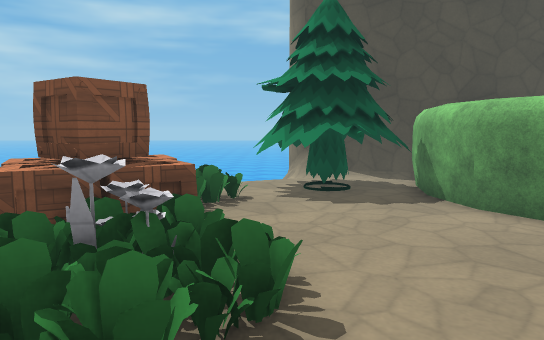
view 1 (above)

16 first-person views from a walk through a Godot game level. The camera is 1.5 m above the floor, tilts 6° down and sees 70° across. The floor is counted in squares, 1 m on a side. Each view is taken from the middle of a square. On the plan, view 1 faces up. The plan holds only what a view shows up to about 17 squares ahead; the rest is blank. The place goes on beyond the plan. Characters and animated objects are left out. Some surface patterns are stand-ins.

view 2
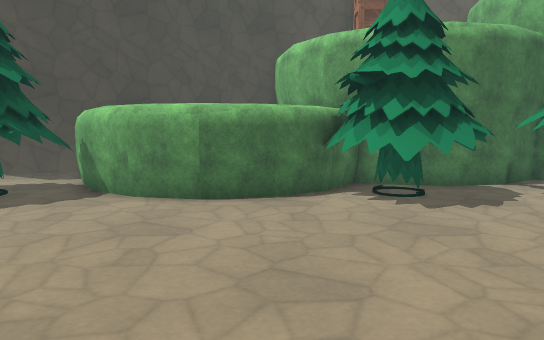

view 3
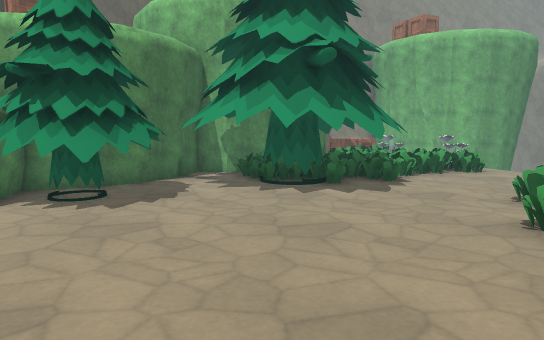

view 4
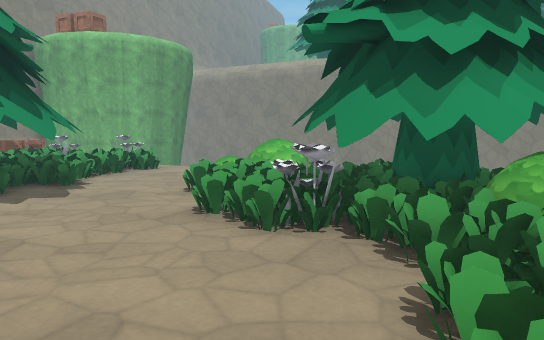

view 5
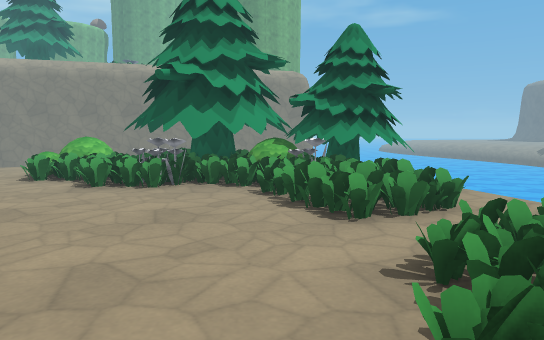

view 6
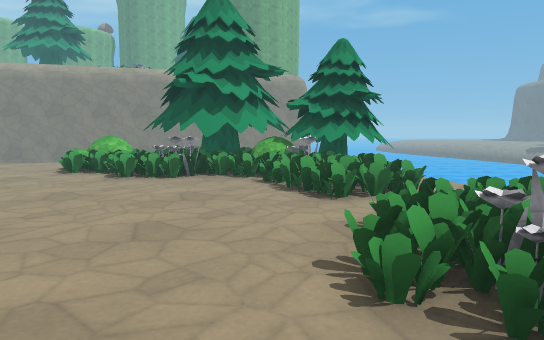

view 7
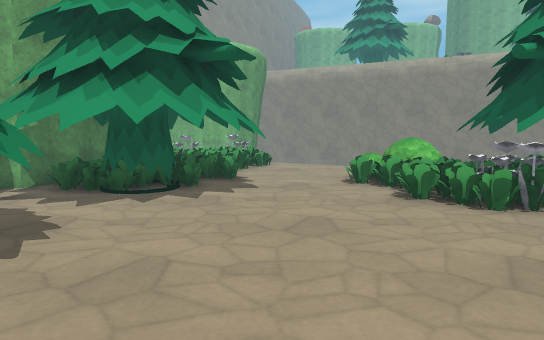

view 8
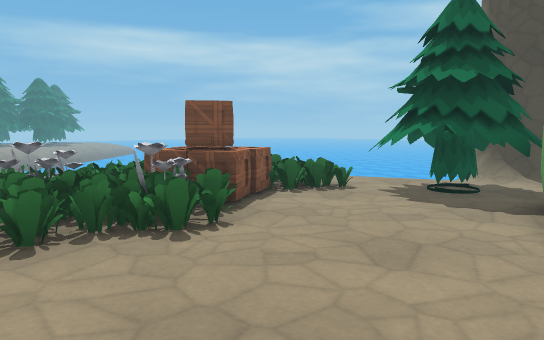

view 9
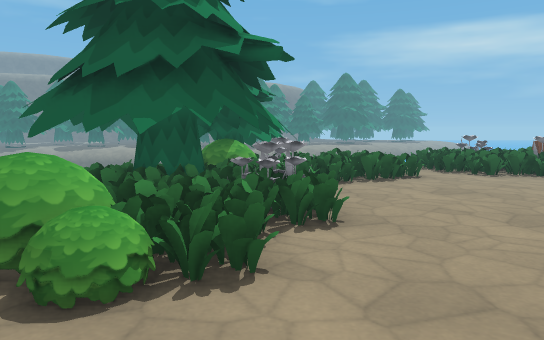

view 10
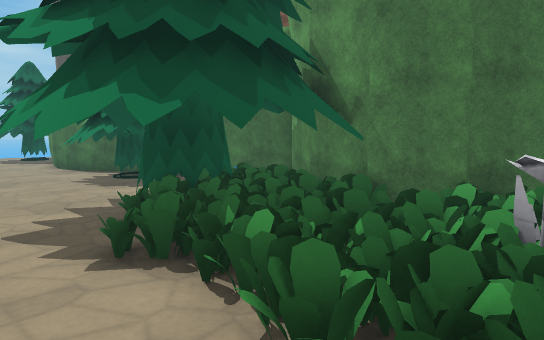

view 11
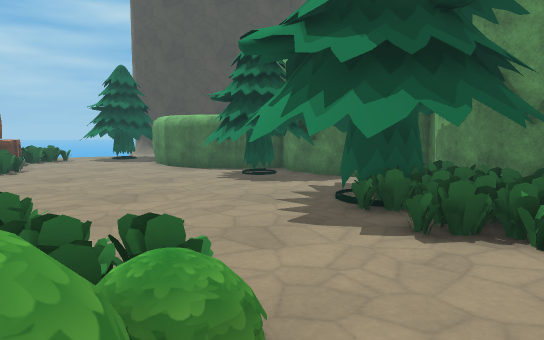

view 12
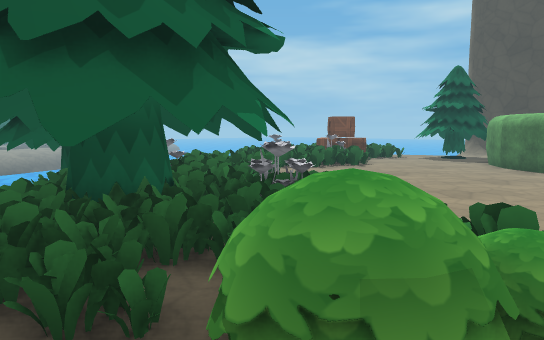

view 13
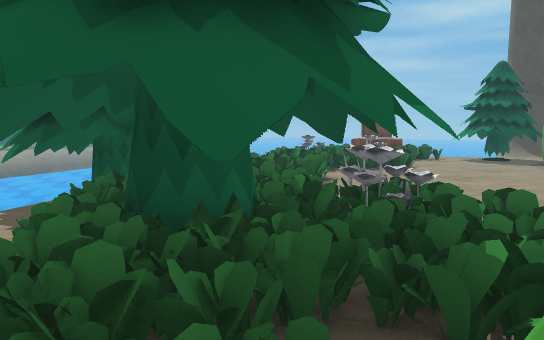

view 14
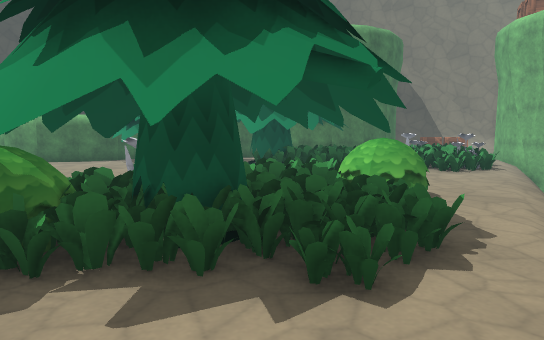

view 15
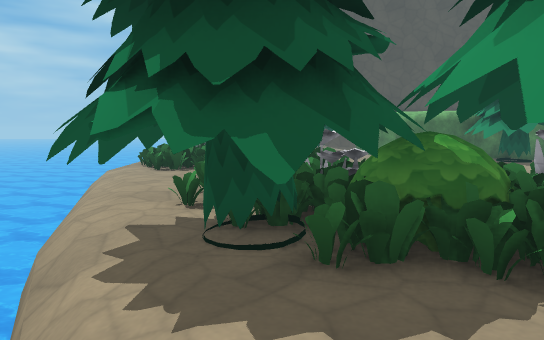

view 16
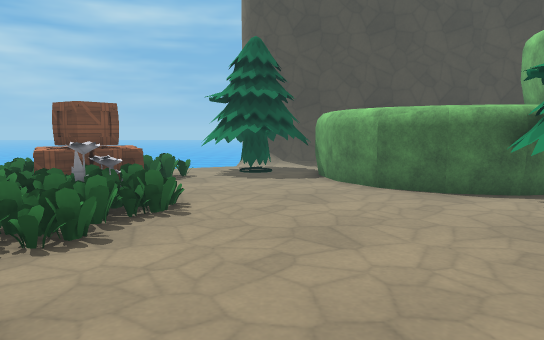

### Floor plan
Key: @ floor where view 1 was taken; # wall or solid block; x gap in a wall; . main floor; : floor 0.25 m higher than the main floor; - floor 0.25 m lower than the main floor; _ floor 0.5 m lower than the main floor; / step, stairs or slope; = window, fence, low wall or low ledge; ≈ water the walk keeps out of; v drop or lower ground; T tree; O other object.
Columns run from 5 left of view 1 to 17 right of it. Each row starts with its distance up from view 1.
 11      TTTT
 10      TTTT#
  9  =#=#TTTT#
  8 =====.TT.#
  7 = ##=....#
  6 =#OOO....##
  5  OOOO.....##T#TT
  4 ==O#O=......TTTT
  3 OO=OO=......TTTTT
  2 =OO==.......TTT  ###
  1 ==#===....... TTT..#
  0 =====@........T..==#
 -1  .#==........TT.T#=#
 -2  ..===.......TT.##=##
 -3  .=====.......T.==#####
 -4  .#====.......TTT###=O
 -5 v.#TT#=#T#==....TT#=#O
 -6 ≈-TTTT#T###=x=....::OO
 -7 ≈_TT#TOO=##T.x....=====
 -8  ≈TTT#O#####OOO...=#OO=
 -9   TTTT##T##TOO......=
-10    /..T===##OO.....//
-11        TT=T....///_
-12     /  .....//
-13      /

Where each view was taken, in squares from view 1:
view 1: 0 up, 0 right, facing up
view 2: 1 down, 0 right, facing up-right
view 3: 1 down, 0 right, facing right
view 4: 1 down, 0 right, facing down-right
view 5: 5 up, 1 right, facing down
view 6: 7 up, 1 right, facing down
view 7: 3 up, 2 right, facing down-right
view 8: 0 up, 5 right, facing up-left
view 9: 6 down, 12 right, facing left
view 10: 9 down, 13 right, facing up
view 11: 10 down, 9 right, facing up
view 12: 11 down, 9 right, facing up-left
view 13: 11 down, 7 right, facing up-left
view 14: 13 down, 0 right, facing up-right
view 15: 12 down, 1 left, facing up
view 16: 4 down, 2 right, facing up
